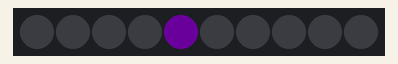
Simulated run of this sketch. Board: Arduino Uno, built with avr-gcc and run on an emulated ATmega328P. Shown: 10 RGB LEDs in strip order, left to right. Dim RGB values are drawn brighter than linear; random numbers use the default seed unless the sketch sets one.

Above: at 0.1 s.
At 2.1 s:
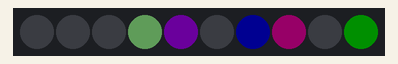
At 8.1 s:
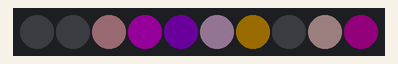
At 17.1 s:
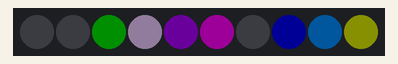
At 26.1 s:
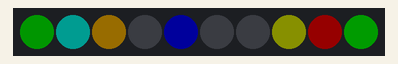
At 39.1 s:
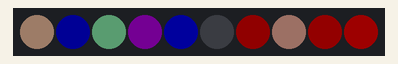

Measured:
- what the display in image 2 shows lasts 1.0 s, from 8.0 s to 9.0 s
- what the display in image 5 shows lasts 0.5 s, from 39.1 s to 39.6 s

The sketch:

Neopixelstreifen05.ino
```cpp
#include <Adafruit_NeoPixel.h>
int PIN = 6;
int NUMPIXELS = 10;
int intensity = 30;
// Vier Zufallsvariablen:
int randPos;
int randR;
int randG;
int randB;

Adafruit_NeoPixel pixels = Adafruit_NeoPixel(NUMPIXELS, PIN, NEO_GRB + NEO_KHZ800);

void setup() {
  pixels.begin();
  pixels.clear();

  // Initialisierung des Zufallszahlengenerators:
  // Damit der Arduino "Pseudo"-Zufallszahlen produzieren kann, und nicht jedesmal die gleichen
  // Werte zurückgibt, wird dem Zufallszahlengenerator der zufälligen Wert des analgen Pin 0
  // eingespiesen.
  randomSeed(analogRead(0));
}

void loop() {
  // Generieren von vier Zufallszahlen:
  // Zufällige Position: Wert zwischen 0 und NUMPIXELS
  randPos = random(NUMPIXELS);
  // Zufällige Intensität für Rot, Grün und Blau
  randR = random(intensity);
  randG = random(intensity);
  randB = random(intensity);

  // Damit die Farben etwas intensiver werden und nicht zu schnell zu weiss
  // "verschmieren", werden zu kleine Intensitäten nicht beachtet:
  if (randR < 15) {
    randR = 0;
  }
  if (randG < 15) {
    randG = 0;
  }
  if (randB < 15) {
    randB = 0;
  }
  pixels.setPixelColor(randPos, pixels.Color(randR, randG, randB));

  pixels.show();
  delay(500);
}
```
